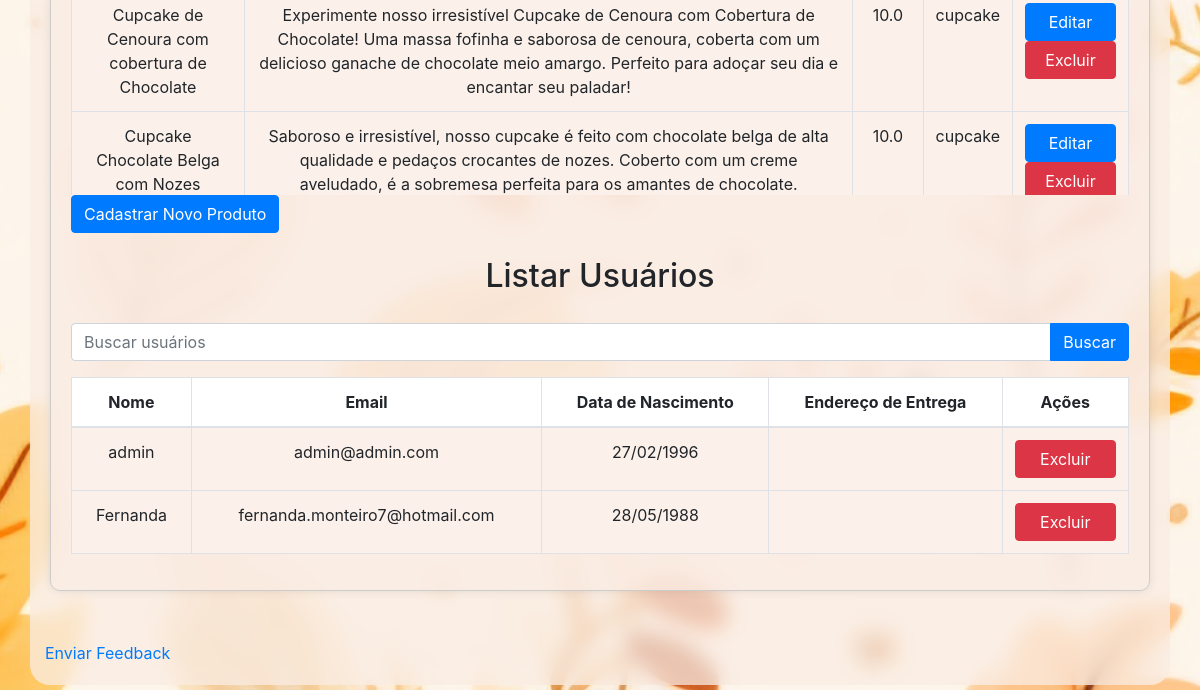
The app's page /gerenciar_sistema (lower part), older data.
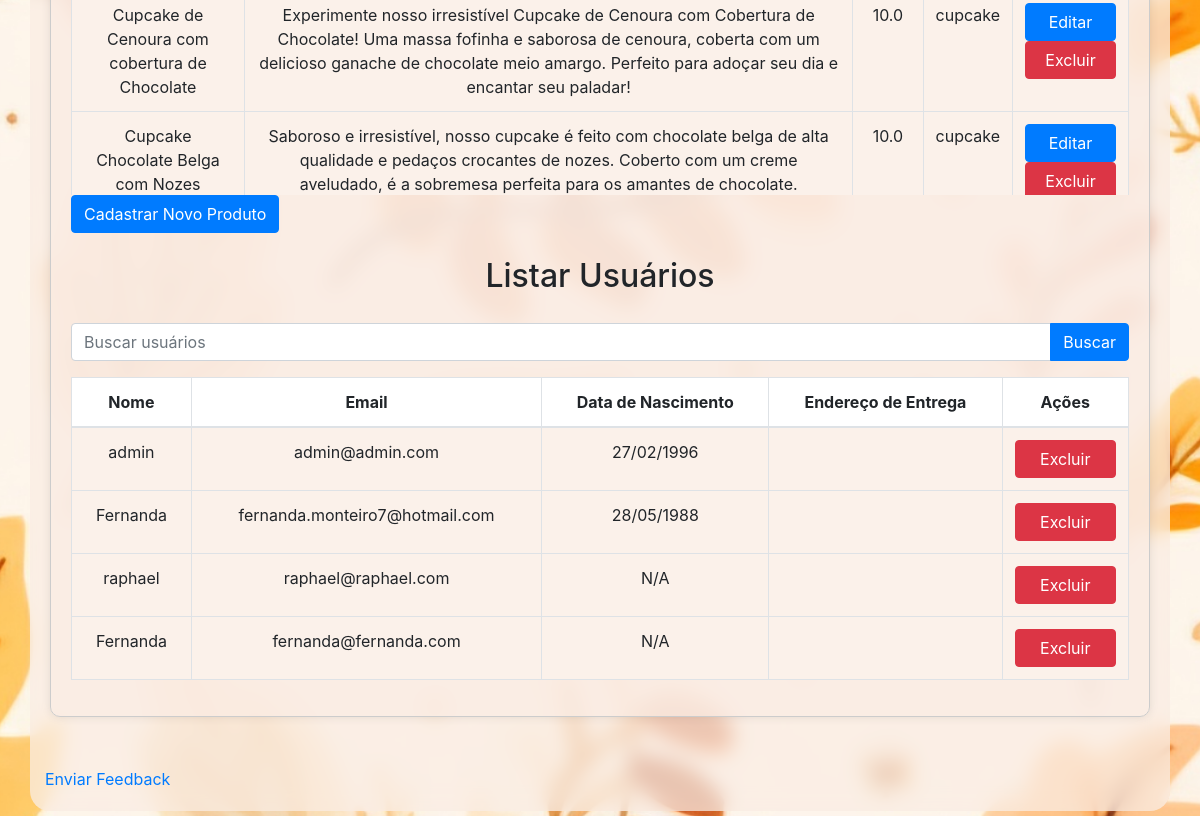
The same page, newer data.
### models.py (models this page shows)
class Produto(Base):
    __tablename__ = 'produtos'
    id = Column(String, primary_key=True)
    nome = Column(String)
    descricao = Column(String)
    preco = Column(Float)
    imagem = Column(String)
    tipo = Column(String)
    ingredientes = Column(String)

class Usuario(Base):
    __tablename__ = 'usuarios'
    email = Column(String, primary_key=True)
    nome = Column(String)
    senha = Column(String)
    codigo_recuperacao = Column(String)
    data_nascimento = Column(Date)
    enderecos = relationship('Endereco', back_populates='usuario')
    cartoes_credito = relationship('CartaoCredito', back_populates='usuario')
    compras = relationship('Compra', back_populates='usuario')

### app.py (the view, shortened to what this page needs)
@app.route('/gerenciar_sistema', methods=['GET', 'POST'])
def gerenciar_sistema():
    search_feedback = request.args.get('search_feedback', '')
    search_produto = request.args.get('search_produto', '')
    search_usuario = request.args.get('search_usuario', '')
    search_devolucao = request.args.get('search_devolucao', '')
    search_pedido = request.args.get('search_pedido', '')
    feedbacks = db_session.query(Feedback).filter(Feedback.nome.contains(search_feedback) | Feedback.email.contains(search_feedback)).order_by(Feedback.data.desc()).all()
    produtos = db_session.query(Produto).filter(Produto.nome.contains(search_produto) | Produto.descricao.contains(search_produto)).all()
    usuarios = db_session.query(Usuario).filter(Usuario.nome.contains(search_usuario) | Usuario.email.contains(search_usuario)).all()
    devolucoes = db_session.query(Devolucao).filter(Devolucao.numero_pedido.contains(search_devolucao)).order_by(Devolucao.data_solicitacao.desc()).all()
    pedidos = db_session.query(Compra).filter(Compra.email_usuario.contains(search_pedido)).order_by(Compra.data_compra.desc()).all()
    return render_template('gerenciar_sistema.html', feedbacks=feedbacks, produtos=produtos, usuarios=usuarios, devolucoes=devolucoes, pedidos=pedidos)

### templates/gerenciar_sistema.html (shortened to what this page needs)
{% extends "base.html" %}
{% block content %}
<div class="centered-form">
<div class="table-responsive">
    <table class="table">
        <tbody>
            {% for produto in produtos %}
            <tr>
                <td>{{ produto.nome }}</td>
                <td>{{ produto.descricao }}</td>
                <td>{{ produto.preco }}</td>
                <td>{{ produto.tipo }}</td>
                <td class="text-center">
                    <a href="{{ url_for('editar_produto', produto_id=produto.id) }}" class="btn btn-primary w-100">Editar</a>
                    <button class="btn btn-danger w-100" onclick="excluirProduto('{{ produto.id }}')">Excluir</button>
                </td>
            </tr>
            {% endfor %}
        </tbody>
    </table>
</div>
<a href="{{ url_for('cadastrar_produto') }}" class="btn btn-primary mb-4">Cadastrar Novo Produto</a>
<h2>Listar Usuários</h2>
<form method="GET" action="{{ url_for('gerenciar_sistema') }}">
    <div class="input-group mb-3">
        <input type="text" class="form-control" name="search_usuario" placeholder="Buscar usuários" value="{{ request.args.get('search_usuario', '') }}">
        <div class="input-group-append">
            <button class="btn btn-primary" type="submit">Buscar</button>
        </div>
    </div>
</form>
<div class="table-responsive">
    <table class="table">
        <thead>
            <tr>
                <th>Nome</th>
                <th>Email</th>
                <th>Data de Nascimento</th>
                <th>Endereço de Entrega</th>
                <th>Ações</th>
            </tr>
        </thead>
        <tbody>
            {% for usuario in usuarios %}
            <tr>
                <td>{{ usuario.nome }}</td>
                <td>{{ usuario.email }}</td>
                <td>{{ usuario.data_nascimento.strftime('%d/%m/%Y') if usuario.data_nascimento else 'N/A' }}</td>
                <td>{{ usuario.endereco_entrega }}</td>
                <td class="text-center">
                    <button class="btn btn-danger w-100" onclick="excluirUsuario('{{ usuario.email }}')">Excluir</button>
                </td>
            </tr>
            {% endfor %}
        </tbody>
    </table>
</div>
</div>
{% endblock %}

Row changes from the older to the newer data that the page shows:
added Usuario: nome "raphael", email "raphael@raphael.com", data_nascimento "N/A"
added Usuario: nome "Fernanda", email "fernanda@fernanda.com", data_nascimento "N/A"
